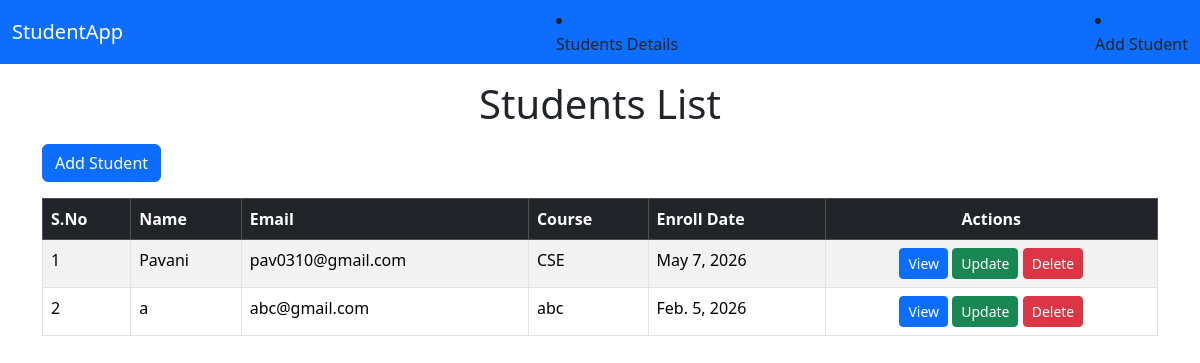
Before: / with the older database file.
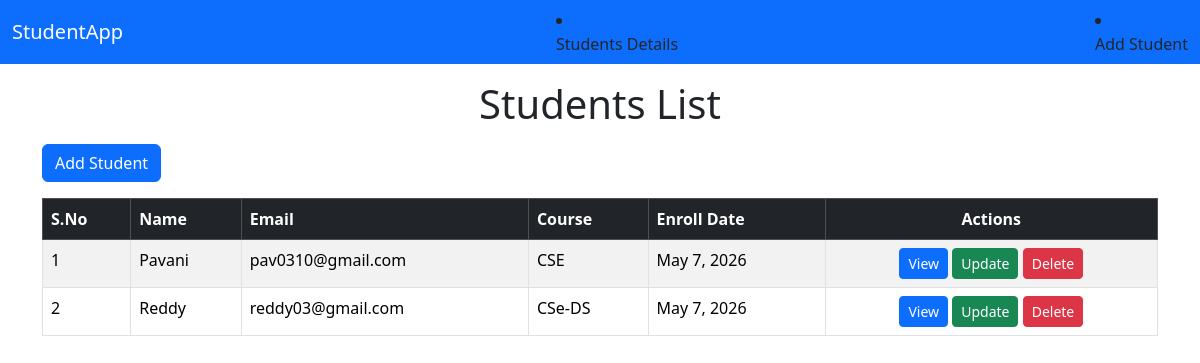
After: the same page with the newer database file.
### student_CRUD/models.py (models this page shows, shortened)
class StudentDetail(models.Model):
    name=models.CharField(max_length=100)
    email=models.CharField(max_length=100,unique=True)
    course=models.CharField(max_length=50)
    enroll_date=models.DateField()

### student_CRUD/views.py (the view)
# urls.py: path('', views.homepage, name='homepage'),
def homepage(request):
    students = StudentDetail.objects.all()
    return render(request, "homepage.html", {
        "students": students
    })

### student_CRUD/templates/homepage.html (shortened to what this page needs)
{% extends "master.html" %}
{% block content %}
<h1 class="text-center mt-3 mb-3">Students List</h1>
<div class="container">
    <a href="{% url 'add-student' %}" class="btn btn-primary mb-3">
        Add Student
    </a>
    <table class="table table-striped table-bordered">
        <thead class="table-dark">
            <tr>
                <th>S.No</th>
                <th>Name</th>
                <th>Email</th>
                <th>Course</th>
                <th>Enroll Date</th>
                <th class="text-center">Actions</th>
            </tr>
        </thead>
        <tbody>
            {% for student in students %}
            <tr>
                <td>{{ forloop.counter }}</td>
                <td>{{ student.name }}</td>
                <td>{{ student.email }}</td>
                <td>{{ student.course }}</td>
                <td>{{ student.enroll_date }}</td>
                <td class="text-center">
                    <a href="{% url 'details' student.id %}" class="btn btn-primary btn-sm">
                        View
                    </a>
                    <a href="{% url 'update' student.id %}" class="btn btn-success btn-sm">
                        Update
                    </a>
                    <a href="{% url 'delete-student' student.id %}" class="btn btn-danger btn-sm">
                        Delete
                    </a>
                </td>
            </tr>
            {% empty %}
            <tr>
                <td colspan="6" class="text-center">
                    No students found.
                </td>
            </tr>
            {% endfor %}
        </tbody>
    </table>
</div>
{% endblock content %}

Changed rows visible on the page:
removed StudentDetail: name "a", email "abc@gmail.com", course "abc", enroll_date "Feb. 5, 2026"
added StudentDetail: name "Reddy", email "reddy03@gmail.com", course "CSe-DS", enroll_date "May 7, 2026"
